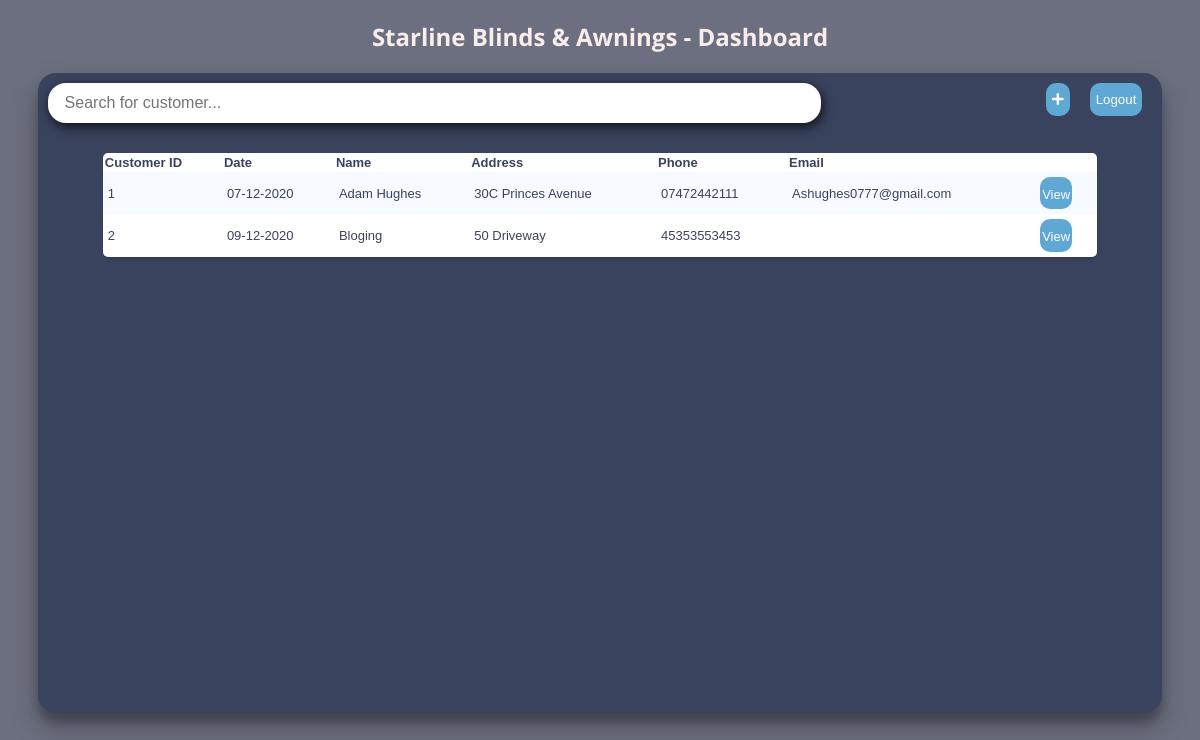
The page /home (signed in) on the database its author committed.
### Dashboard/models.py (models this page shows, shortened)
class Customer(db.Model):
    __tablename__ = "customer"
    __searchable__ = ["name", "address"]
    id = db.Column(db.Integer, primary_key=True)
    date_added = db.Column(db.DateTime, default=datetime.utcnow())
    name = db.Column(db.String(20), nullable=False)
    address = db.Column(db.String(40), nullable=False)
    phone = db.Column(db.String(14), unique=True, nullable=False)
    email = db.Column(db.String(120), nullable=True)
    orders = db.relationship("Order", backref="customer", lazy=True)

### Dashboard/main/routes.py (the view)
@main.route("/home", methods=["GET", "POST"])
@login_required
def index():
    if request.method == "POST":
        search = request.get_json()
        print(f"Searching for {search}")
        session["search"] = search
        return redirect(url_for("main.index"))
    else:
        search = session.get("search")
        if search == "" or search is None:
            customers = Customer.query.all()
        else:
            customers = Customer.query.msearch(
                search, fields=["address", "name"], limit=5
            ).all()
        return render_template("index.html", customers=customers, search=search)

### Dashboard/models.py (called while the page is built)
@login_manager.user_loader
def load_user(user_id):
    return Admin.query.get(int(user_id))

### Dashboard/templates/index.html (shortened to what this page needs)
{% extends 'base.html' %}
{% block header %}
<h2 class=title>Starline Blinds & Awnings - Dashboard</h2>
{% endblock %}
    {% block content %}
    {% if not customers %}
    <div class="badSearchContainer">
      <h2 class="badSearchTitle">Sorry, that customer doesn't exist &#128542;</h2>
    </div>
    {% else %}
    <table class="magic-table" id="table">
      <thead>
        <tr>
          <th scope="col">Customer ID</th>
          <th scope="col">Date</th>
          <th scope="col">Name</th>
          <th scope="col">Address</th>
          <th scope="col">Phone</th>
          <th scope="col">Email</th>
        </tr>
      </thead>
      <tbody>
        {% for customer in customers %}
        <tr>
          <td>{{ customer.id }}</td>
          <td>{{ customer.date_added.strftime('%d-%m-%Y') }}</td>
          <td>{{ customer.name }}</td>
          <td>{{ customer.address }}</td>
          <td>{{ customer.phone }}</td>
          <td>{{ customer.email }}</td>
          <td><a href="{{ url_for('main.orders', customer_id=customer.id) }}" class="link-btn" id="table-view">View</a>
          </td>
        </tr>
        {% endfor %}
      </tbody>
    </table>
    {% endif %}
    {% endblock %}

### Dashboard/static/main.css (style rules this page uses)
body { background-color: #6C6F7F; color: #f8edeb; font-family: 'Open Sans', sans-serif; }
a { width: 200px; line-height: 36px; display: block; text-align: center; }
a.link-btn { -webkit-appearance: button; -moz-appearance: button; border: none; border-radius: 10px; width: 2.5em; height: 2.5em; margin: 0; text-decoration: none; background:#5fa8d3; color: #ffffff; font-family: sans-serif; cursor: pointer; text-align: center; vertical-align: middle; }
.title { text-align: center; }
.magic-table { border-collapse: collapse; font-family: sans-serif; font-size: 13px; background-color: #fff; box-shadow: 0 3px 3px rgba(0, 0, 0, 0.1); border-radius: 5px; overflow-x: auto; text-align: left; width: 100%; }
.magic-table tbody tr:nth-child(odd) { background-color: rgba(100, 150, 250, 0.05); }
.magic-table td, th { white-space: nowrap; padding: 5px; color: #3A435E; }
.order-table td, th { white-space: nowrap; padding: 2px; color: #3A435E; }

### Dashboard/static/flash.css (style rules this page uses)
* { box-sizing: border-box; }

### rows shown on the page
Customer: id "1", date_added "07-12-2020", name "Adam Hughes", address "30C Princes Avenue", phone "07472442111", email "Ashughes0777@gmail.com"
Customer: id "2", date_added "09-12-2020", name "Bloging", address "50 Driveway", phone "45353553453"
